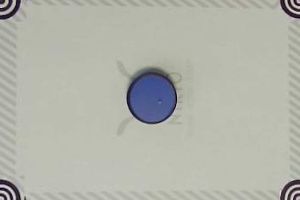
#> input picture Visual_Learning_by_Artificial_Intelligence/data/circle_blue/1614606451.1584628.jpg, 300 x 200 px
$ python -i cross_finder.py   (imports and definitions only)
#> lines starting #> are read from the running program, lines starting #| are printed output that depends on the picture
#> further down, picture is the input picture: shape (200, 300, 3); mean B, G, R 170.6, 180.2, 178.4
"""
cross_finder.py : This is file is used to find lines cross in an image.

@authors: BORDEAU Raphaël - DE LA FUENTE Léo - GOURJON Amélie - MESSARA Errikos - PAGNY Louis
"""

import cv2 as cv
import numpy as np

# =============================================================================
# FONCTION
# =============================================================================

# [8 lines left out: function circle_inter, not called in this run]


def line_inter(line_img,sensibilite=200,space_lines=0.1,space_point=5):

#> called with sensibilite = 200, space_lines = 0.1, space_point = 5
    gray = cv.cvtColor(line_img,cv.COLOR_BGR2GRAY)
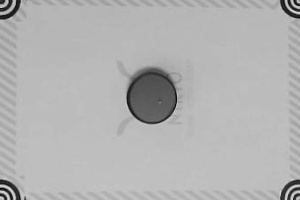
#> gray: shape (200, 300); min 7, max 221, mean 178.7
    edges = cv.Canny(gray,50,150,apertureSize = 3)
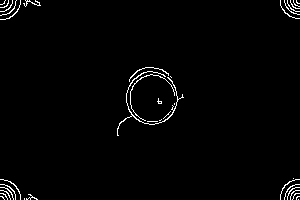
#> edges: shape (200, 300); 1.6% white in thin lines or dots
    lines = cv.HoughLines(edges,1,np.pi/180,sensibilite)
#> lines = None
    if lines is None:
        return []
    lines_net = clean_line(line_img,lines,space_lines)
    inter = find_croisement(lines_net)
    for i in range ( len(lines_net) ):
        for rho,theta in lines_net[i]:
            a = np.cos(theta)
            b = np.sin(theta)
            x0 = a*rho
            y0 = b*rho
            x1 = int(x0 + 1000*(-b))
            y1 = int(y0 + 1000*(a))
            x2 = int(x0 - 1000*(-b))
            y2 = int(y0 - 1000*(a))
                # and (y0 <= 10):
            cv.line(line_img,(x1,y1),(x2,y2),(0,0,255),1)
    inter_net = clean_points(inter,space_point)
    return inter_net

# [329 lines left out: functions dist_eucli, clean_line, angle_dedans, arg_angle, pt_semblable, clean_points and 2 more, not called in this run]


>>> import cv2
>>> picture = cv2.imread('../../Visual_Learning_by_Artificial_Intelligence/data/circle_blue/1614606451.1584628.jpg')
>>> result = line_inter(picture)
#> result = []

$ run again, on Visual_Learning_by_Artificial_Intelligence/data/circle_blue/1614606456.5868635.jpg
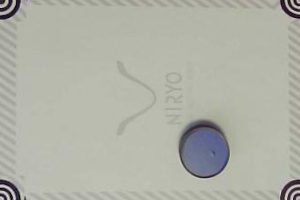
#> input picture Visual_Learning_by_Artificial_Intelligence/data/circle_blue/1614606456.5868635.jpg, 300 x 200 px
#> picture is the input picture: shape (200, 300, 3); mean B, G, R 167.3, 177.8, 176.2
#> in line_inter, `gray = cv.cvtColor(line_img,cv.COLOR_BGR2GRAY)`:
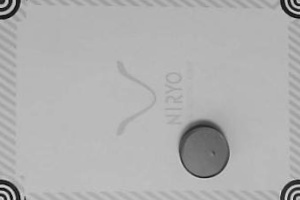
#> gray: shape (200, 300); min 4, max 220, mean 176.2
#> in line_inter, `edges = cv.Canny(gray,50,150,apertureSize = 3)`:
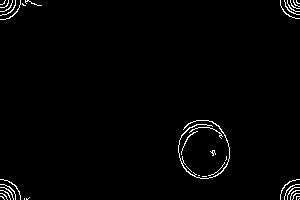
#> edges: shape (200, 300); 1.5% white in thin lines or dots
#> lines = None
#> result = []
